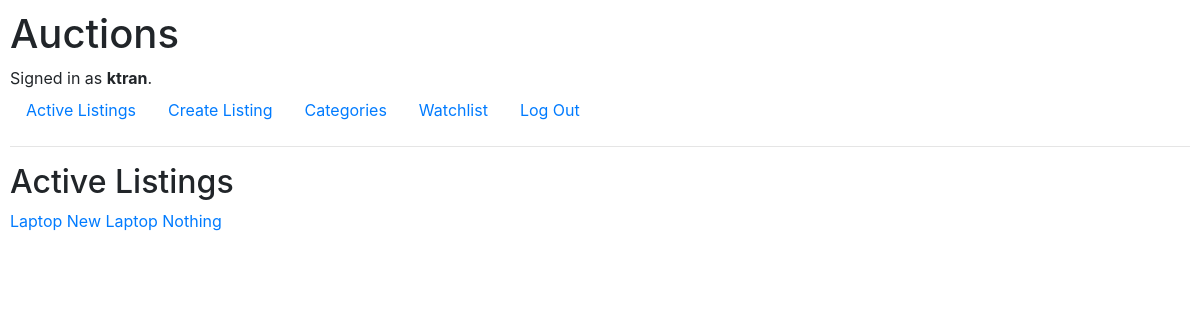
The page / (signed in) on the database as committed earlier.
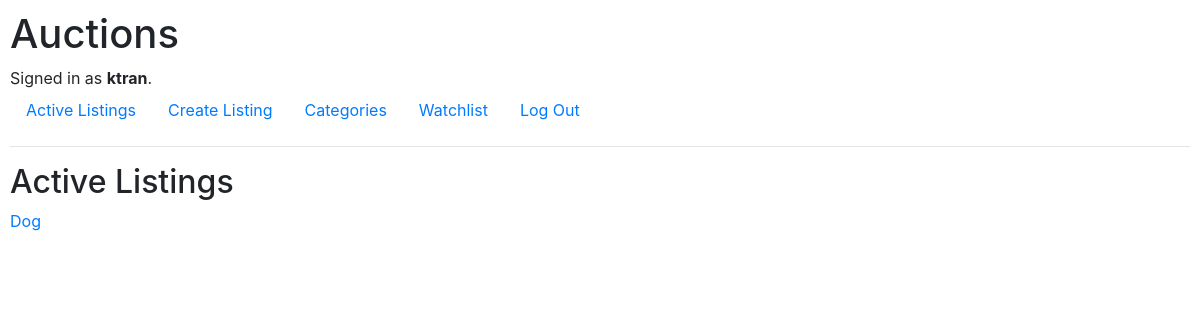
The same page on the database as committed later.
### auctions/models.py (models this page shows, shortened)
class User(AbstractUser):
    watchlist = models.ManyToManyField(Listing, blank = True, related_name = "watched")
    listing = models.ForeignKey(Listing, null = True,blank = True, on_delete = models.CASCADE, related_name = "user_listing")

class Listing(models.Model):
    title = models.CharField(max_length = 64, blank=False)
    description = models.TextField(blank = False)
    price = models.IntegerField(blank = False)
    category_choices = [
        ('NON', ''),
        ('FAS', 'Fashion'),
        ('TOY', 'Toys'),
        ('ELC', 'Electronics'),
        ('HOM', 'Home'),
        ('CAR', 'Cars')
    ]
    category = models.CharField(max_length=3, choices = category_choices, blank = True)
    img_url = models.TextField(blank = True)

### auctions/views.py (the view)
# urls.py: path("", views.index, name="index"),
def index(request):
    listings = Listing.objects.all()
    return render(request, "auctions/index.html", context = {
        "listings":listings,
    })

### auctions/templates/auctions/index.html
{% extends "auctions/layout.html" %}
{% block body %}
    <h2>Active Listings</h2>
    {% for listing in listings %}
    <a href = "{% url 'view_listing' listing.id %}">{{listing.title}}</a>
    {% endfor %}
{% endblock %}

### auctions/templates/auctions/layout.html (shortened to what this page needs)
{% load static %}
<!DOCTYPE html>
<html lang="en">
    <head>
        <link rel="stylesheet" href="https://stackpath.bootstrapcdn.com/bootstrap/4.4.1/css/bootstrap.min.css">
        <link href="{% static 'auctions/styles.css' %}" rel="stylesheet">
    </head>
    <body>
        <h1>Auctions</h1>
        <div>
            {% if user.is_authenticated %}
                Signed in as <strong>{{ user.username }}</strong>.
            {% else %}
                Not signed in.
            {% endif %}
        </div>
        <ul class="nav">
            <li class="nav-item">
                <a class="nav-link" href="{% url 'index' %}">Active Listings</a>
            </li>
            {% if user.is_authenticated %}
                <li class="nav-item">
                    <a class="nav-link" href="{% url 'create' %}">Create Listing</a>
                </li>
                <li class="nav-item">
                    <a class="nav-link" href="{% url 'categories' %}">Categories</a>
                </li>
                <li class="nav-item">
                    <a class="nav-link" href="{% url 'watchlist' %}">Watchlist</a>
                </li>
                <li class="nav-item">
                    <a class="nav-link" href="{% url 'logout' %}">Log Out</a>
                </li>
            {% endif %}
        </ul>
        <hr>
        {% block body %}
        {% endblock %}
    </body>
</html>

### auctions/static/auctions/styles.css (style rules this page uses)
body { padding: 10px; }

Rows that differ between the two databases and show on the page:
removed Listing: title "Laptop"
removed Listing: title "New Laptop"
removed Listing: title "Nothing"
added Listing: title "Dog"
